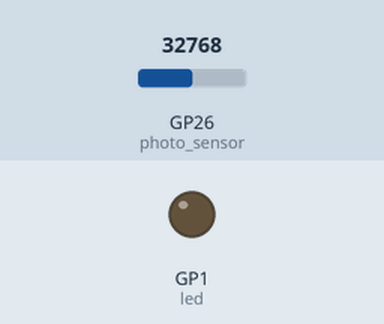
This program was run on a simulated Raspberry Pi Pico running MicroPython. On the bench: output pins drawn as LEDs (lit = HIGH). Inputs (shaded band) come from the test bench; at power-on: GP26 (photo_sensor) = 32768 (analog values on the 0–65535 scale).

Above: at 1.2 s.
1.3 s: GP26 (photo_sensor) set to 45874
At 2.0 s:
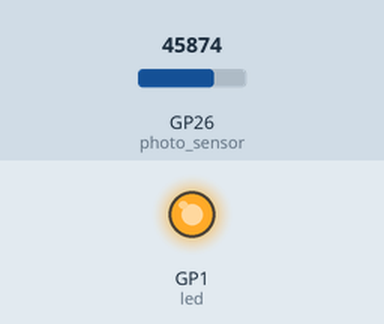
2.8 s: GP26 (photo_sensor) set to 57670
At 3.1 s:
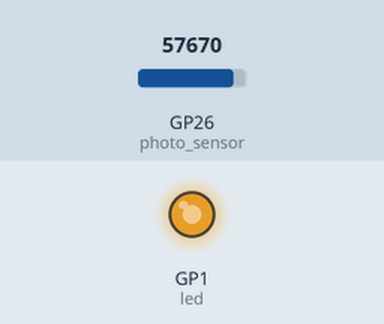
Timing chart, 0 to 5.8 s (numbered marks = the images above; inputs shaded):
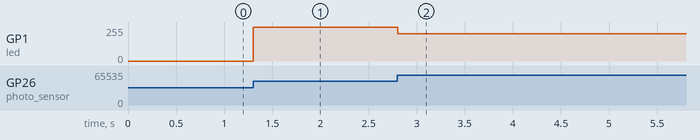

Measured:
- after the input at 1.3 s, GP1 (led): 0/255 → 255/255 at once
- after the input at 2.8 s, GP1 (led): 255/255 → 204/255 at once

The program:

led_photo_sensor.py
```python
from machine import ADC, Pin, PWM
import time

led = PWM(Pin(1))
led.freq(1000)
photo_sensor = ADC(Pin(26))

while True:
    val = photo_sensor.read_u16()
    led.duty_u16(val * 10)
    time.sleep(0.1)
```
